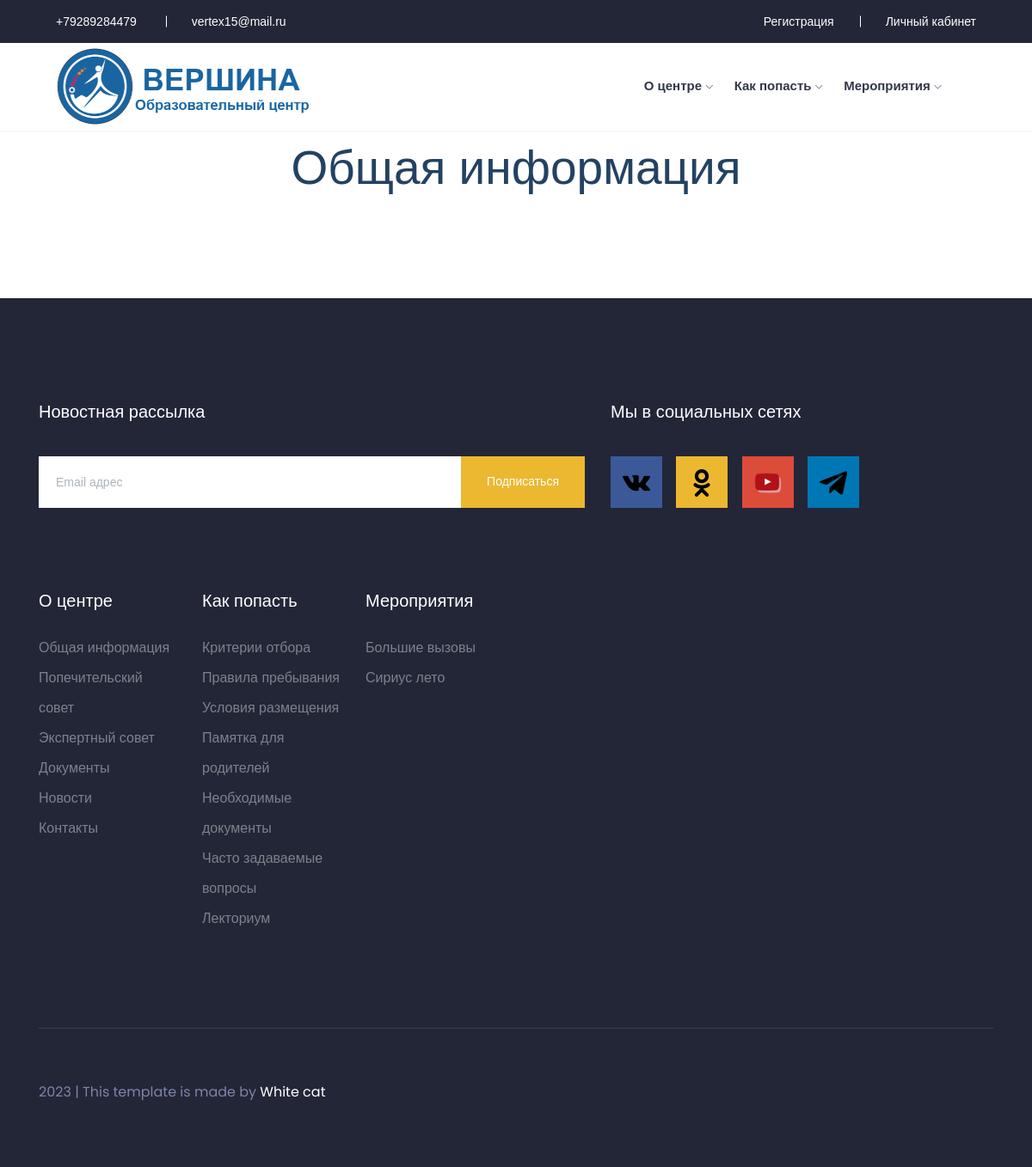
The page /info/ on the database as committed earlier.
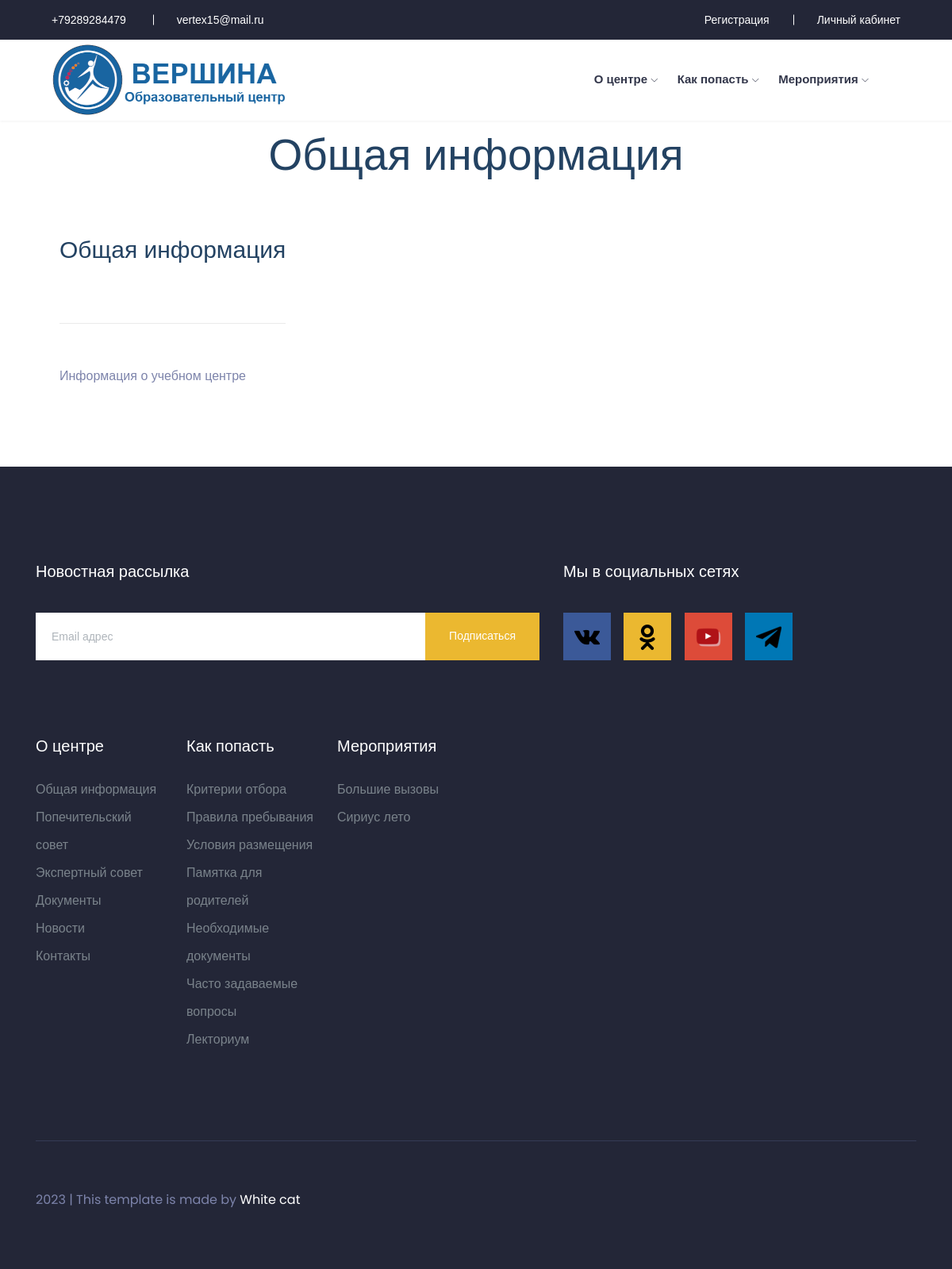
The same page on the database as committed later.
### main/models.py (models this page shows, shortened)
class Article(models.Model):
    title = models.CharField(max_length=255, verbose_name="Заголовок")
    slug = models.SlugField(max_length=255, unique=True, db_index=True, verbose_name='URL')
    content = models.TextField(blank=True, verbose_name="Текст")
    photo = models.ImageField(upload_to="photos/%Y/%m/%d/", verbose_name="Фото", blank=True, null=True)
    photo2 = models.ImageField(upload_to="photos/%Y/%m/%d/", verbose_name="Фото№2", blank=True, null=True)
    photo3 = models.ImageField(upload_to="photos/%Y/%m/%d/", verbose_name="Фото№3", blank=True, null=True)
    photo4 = models.ImageField(upload_to="photos/%Y/%m/%d/", verbose_name="Фото№4", blank=True, null=True)
    photo5 = models.ImageField(upload_to="photos/%Y/%m/%d/", verbose_name="Фото№5", blank=True, null=True)
    time_create = models.DateTimeField(auto_now_add=True, verbose_name="Дата и время создания")
    time_update = models.DateTimeField(auto_now=True, verbose_name="Дата и время обновления")
    is_published = models.BooleanField(default=True, verbose_name="Публикация")
    cat = models.ForeignKey(Category, on_delete=models.PROTECT, verbose_name="Категория")
    prog = models.ForeignKey("Prog", on_delete=models.PROTECT, verbose_name="Программа", blank=True, null=True)
    class Meta:
        verbose_name = 'Публикации'
        verbose_name_plural = 'Публикации'
        ordering = ['time_create', 'title']

### main/views.py (the view)
# urls.py: path('info/', Info.as_view(), name='info'),
class Info(DataMixin, ListView):
    paginate_by = 10
    model = Article
    template_name = 'main/info.html'
    context_object_name = 'posts'
    def get_context_data(self, *, object_list=None, **kwargs):
        context = super().get_context_data(**kwargs)
        c_def = self.get_user_context(title="Общая информация")
        return dict(list(context.items()) + list(c_def.items()))

### main/utils.py (called while the page is built)
    def get_user_context(self, **kwargs):
        context = kwargs
        cats = Category.objects.all()
        user_menu = menu.copy()
        if not self.request.user.is_authenticated:
            user_menu.pop(3)
        context['menu'] = user_menu
        context['cats'] = cats
        if 'cat_selected' not in context:
            context['cat_selected'] = 0
        return context

### main/templates/main/info.html (shortened to what this page needs)
{% extends 'main/base.html' %}
{% block content %}
    <div class="event_details_area section__padding">
        <div class="section_title text-center mb-70">
            <h3 class="mb-45">{{ title }}</h3>
        </div>
        {% for p in posts %}
        {% if p.id == 7 %}
        <div class="container">
            <div class="row">
                <div class="col-lg-12">
                    <div class="single_event d-flex align-items-center">
                        <div class="event_details_info">
                            <div class="event_info">
                                <a href="#">
                                    <h4>{{ p.title }}</h4>
                                 </a>
                                <p></p>
                            </div>
                            <p class="event_info_text">{{ p.content }}</p>
                        </div>
                    </div>
                </div>
            </div>
        </div>
        {% endif %}
        {% endfor %}
    </div>
{% endblock %}

### main/templates/main/base.html (shortened to what this page needs)
{% load static %}
{% load main_tags %}
<!doctype html>
<html class="no-js" lang="zxx" xmlns="http://www.w3.org/1999/html">
<head>
    <link rel="stylesheet" href="../../static/main2/css/bootstrap.min.css">
    <link rel="stylesheet" href="../../static/main2/css/owl.carousel.min.css">
    <link rel="stylesheet" href="../../static/main2/css/magnific-popup.css">
    <link rel="stylesheet" href="../../static/main2/css/font-awesome.min.css">
    <link rel="stylesheet" href="../../static/main2/css/themify-icons.css">
    <link rel="stylesheet" href="../../static/main2/css/nice-select.css">
    <link rel="stylesheet" href="../../static/main2/css/flaticon.css">
    <link rel="stylesheet" href="../../static/main2/css/gijgo.css">
    <link rel="stylesheet" href="../../static/main2/css/animate.css">
    <link rel="stylesheet" href="../../static/main2/css/slicknav.css">
    <link rel="stylesheet" href="../../static/main2/css/style.css">
</head>
<body>
    <header>
        <div class="header-area ">
            <div class="header-top_area">
                <div class="container-fluid">
                    <div class="row">
                        <div class="col-lg-12">
                            <div class="header_top_wrap d-flex justify-content-between align-items-center">
                                <div class="text_wrap">
                                    <p><a>+79289284479 </a><a>vertex15@mail.ru</a></p>
                                </div>
                                    {% if request.user.is_authenticated %}
                                    <div class="genric-btn success medium">
                                        <a href="{% url 'educational_programs' %}">Подать заявку</a>
                                    </div>
                                </div>
                                <div class="text_wrap">
                                    <p><a href="{% url 'personal_area' %}">{{ user.username }}</a><a href="{% url 'logout' %}">Выйти</a></p>
                                    {% else %}
                                <div class="text_wrap">
                                    <p><a href="{% url 'register' %}">Регистрация</a><a href="{% url 'login' %}">Личный кабинет</a></p>
                                    {% endif %}
                                </div>
                            </div>
                        </div>
                    </div>
                </div>
            </div>
            <div id="sticky-header" class="main-header-area">
                <div class="container-fluid">
                    <div class="row">
                        <div class="col-lg-12">
                            <div class="header_wrap d-flex justify-content-between align-items-center">
                                <div class="header_left">
                                    <div class="logo">
                                        <a href="/">
                                            <img src="../../static/main2/img/logo_header.png" alt="">
                                        </a>
                                    </div>
                                </div>
                                <div class="header_right d-flex align-items-center">
                                    {% block mainmenu %}
                                    <div class="main-menu  d-none d-lg-block">
                                        <nav>
                                            <ul id="navigation">
                                                {% for m in menu %}
                                                <li><a  href="{% url m.url_name %}">{{m.title}}
                                                    <i class="ti-angle-down"></i></a>
                                                </li>
                                                {% endfor %}
                                            </ul>
                                        </nav>
                                    </div>
                                </div>
                            </div>
                        </div>
                        <div class="col-12">
                        </div>
                    </div>
                </div>
            </div>
        </div>
    </header>
{% block content %}
{% endblock %}
    <footer class="footer">
        <div class="footer_top">
            <div class="container">
                <div class="newsLetter_wrap">
                    <div class="row justify-content-between">
                        <div class="col-md-7">
                            <div class="footer_widget">
                                <h3 class="footer_title">
                                    Новостная рассылка
                                </h3>
                                <form action="#" class="newsletter_form">
                                    <input type="text" placeholder="Email адрес">
                                    <button type="submit">Подписаться</button>
                                </form>
                            </div>
                        </div>
                        <div class="col-md-12 col-lg-5">
                            <div class="footer_widget">
                                <h3 class="footer_title">
                                    Мы в социальных сетях
                                </h3>
                                <div class="socail_links">
                                    <ul>
                                        <li>
                                            <a href="https://vk.com/">
                                                 <img src="../../static/main2/img/vkontakte.png">
                                            </a>
                                        </li>
                                        <li>
                                            <a href="https://ok.ru/">
                                                <img src="../../static/main2/img/odnoklassniki.png">
                                            </a>
                                        </li>
                                        <li>
                                            <a href="https://www.youtube.com/">
                                                <img src="../../static/main2/img/youtube.png">
                                            </a>
                                        </li>
                                        <li>
                                            <a href="https://web.telegram.org/">
                                                <img src="../../static/main2/img/telegram.png">
                                            </a>
                                        </li>
                                    </ul>
                                </div>
                            </div>
                        </div>
                    </div>
                </div>
                <div class="row">
                    {% for m in menu %}
                    <div class="col-xl-2 col-md-6 col-lg-3">
                        <div class="footer_widget">
                            <h3 class="footer_title">
                                {{ m.title }}
                            </h3>
                            {% for sm in m.submenu %}
                            <ul>
                                <li><a href="{% url sm.url_name %}">{{ sm.title }}</a></li>
                            </ul>
                            {% endfor %}
                        </div>
                    </div>
                    {% endfor %}
                </div>
                {% endblock mainmenu %}
            </div>
        </div>
        <div class="copy-right_text">
            <div class="container">
                <div class="footer_border"></div>
                <div class="row">
                    <div class="col-xl-12">
                        <p class="copy_right text-center">
                            <p>
  <script>document.write(new Date().getFullYear());</script>  | This template is made by <a href="#">White cat</a>
                            </p>
                        </p>
                    </div>
                </div>
            </div>
        </div>
    </footer>
</body>
</html>

Rows that differ between the two databases and show on the page:
added Article: title "Общая информация", content "Информация о учебном центре"
Other text that changed with them:
{{ title }}: "Общая информация" → (not shown)
